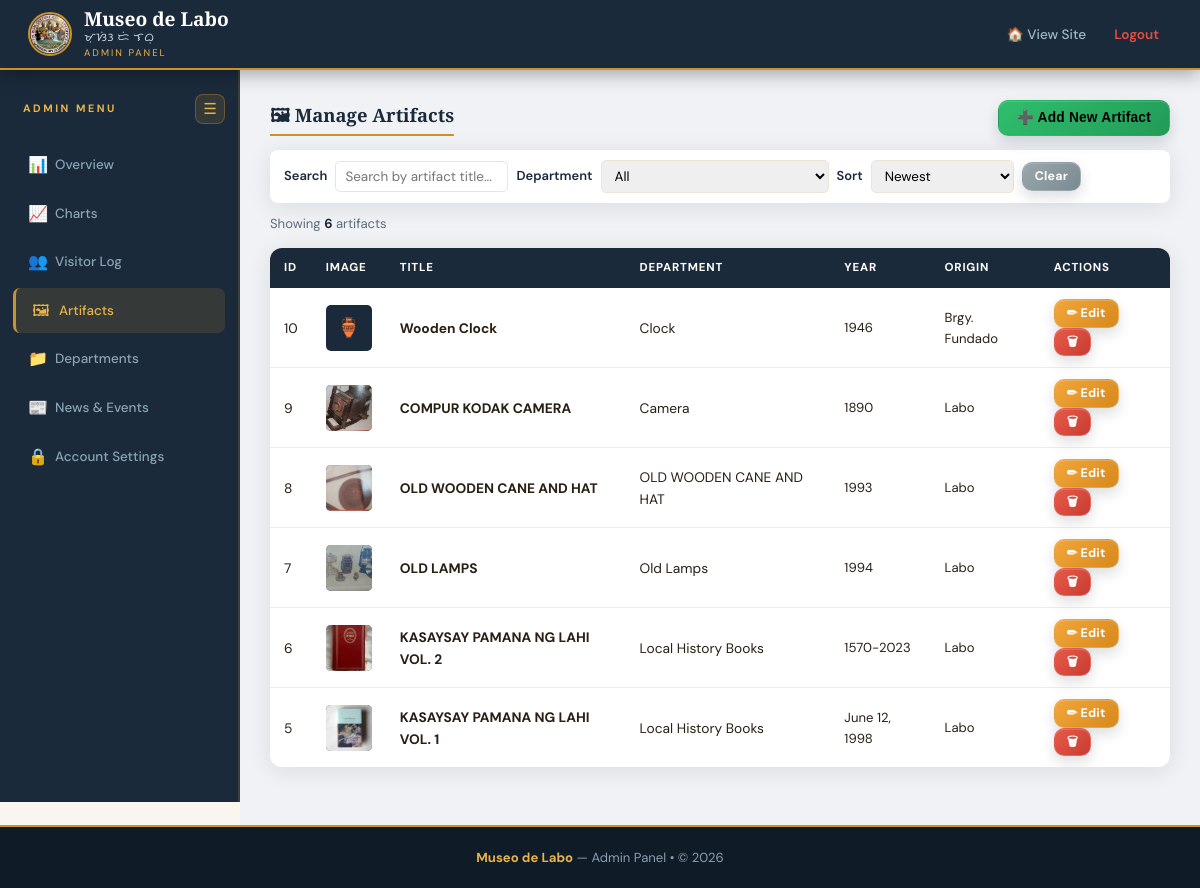
Page /admin/artifacts.php (signed in) on the committed database.
### tables this page shows
CREATE TABLE `exhibits` (
  `id` int(11) NOT NULL,
  `title` varchar(300) NOT NULL,
  `description` text DEFAULT NULL,
  `category_id` int(11) DEFAULT NULL,
  `image_path` varchar(300) DEFAULT NULL,
  `donated_by` varchar(200) DEFAULT NULL,
  `artifact_year` varchar(100) DEFAULT NULL,
  `origin` varchar(200) DEFAULT NULL,
  `created_at` timestamp NOT NULL DEFAULT current_timestamp()
);

CREATE TABLE `categories` (
  `id` int(11) NOT NULL,
  `name` varchar(200) NOT NULL,
  `image_path` varchar(300) DEFAULT NULL,
  `description` text DEFAULT NULL,
  `created_at` timestamp NOT NULL DEFAULT current_timestamp()
);

### includes/db.php (called while the page is built, shortened)
<?php
function getDB(): PDO {
    static $pdo = null;
    if ($pdo === null) {
        $dsn = "mysql:host=" . DB_HOST . ";dbname=" . DB_NAME . ";charset=" . DB_CHARSET;
        $options = [
            PDO::ATTR_ERRMODE            => PDO::ERRMODE_EXCEPTION,
            PDO::ATTR_DEFAULT_FETCH_MODE => PDO::FETCH_ASSOC,
            PDO::ATTR_EMULATE_PREPARES   => false,
        ];
        try {
            $pdo = new PDO($dsn, DB_USER, DB_PASS, $options);
            try {
                $pdo->exec("ALTER TABLE news_events ADD COLUMN is_archived TINYINT(1) NOT NULL DEFAULT 0");
            } catch (PDOException $e) {
            }
        } catch (PDOException $e) {
            die('<div style="font-family:sans-serif;padding:40px;text-align:center;">
                <h2 style="color:#c0392b">Database Connection Failed</h2>
                <p>Please check your database settings in <code>includes/db.php</code></p>
                <p style="color:#888;font-size:.9rem">Error: ' . htmlspecialchars($e->getMessage()) . '</p>
            </div>');
        }
    }
    return $pdo;
}
function dbQuery(string $sql, array $params = []): array {
    $stmt = getDB()->prepare($sql);
    $stmt->execute($params);
    return $stmt->fetchAll();
}

### admin/artifacts.php (the view, shortened to what this page needs)
<?php
require_once '../includes/db.php';
$search = trim($_GET['q'] ?? '');
$deptId = (int)($_GET['dept'] ?? 0);
$sort   = $_GET['sort'] ?? 'newest';
$sortMap = [
  'newest'    => 'e.id DESC',
  'oldest'    => 'e.id ASC',
  'title_asc' => 'e.title ASC',
  'title_desc'=> 'e.title DESC',
  'year_desc' => 'e.artifact_year DESC',
  'year_asc'  => 'e.artifact_year ASC',
  'dept_asc'  => 'c.name ASC, e.title ASC'
];
$params = [];
$sql = "SELECT e.*,c.name as cat_name FROM exhibits e LEFT JOIN categories c ON e.category_id=c.id WHERE 1=1";
$sql .= " ORDER BY " . $sortMap[$sort];
$exhibits = dbQuery($sql, $params);
$resultCount = count($exhibits);
$isFiltered = ($search !== '' || $deptId > 0);
require_once 'admin_header.php';
?>
<div class="adm-layout">
  <?php require_once 'sidebar.php'; ?>
  <main class="adm-main">
    <div style="display:flex;justify-content:space-between;align-items:center;margin-bottom:14px;flex-wrap:wrap;gap:10px">
      <h3 class="adm-sec-title" style="margin:0">&#128444; Manage Artifacts</h3>
      <button class="toggle-btn bg-green" onclick="togglePanel('addArtForm')">&#10133; Add New Artifact</button>
    </div>
    <form method="GET" action="artifacts.php" class="mbar">
      <label for="artQ">Search</label>
      <input id="artQ" type="text" name="q" class="mi" placeholder="Search by artifact title..." value="<?= htmlspecialchars($search) ?>" autocomplete="off" oninput="adminDebounceSubmit(this.form, 700)">
      <label for="artDept">Department</label>
      <select id="artDept" name="dept" class="mi" onchange="this.form.submit()">
        <option value="0">All</option>
      </select>
      <label for="artSort">Sort</label>
      <select id="artSort" name="sort" class="mi" onchange="this.form.submit()">
        <option value="newest" <?= $sort==='newest'?'selected':'' ?>>Newest</option>
      </select>
      <a href="artifacts.php" class="btn-clf" style="text-decoration:none;display:inline-flex;align-items:center">Clear</a>
    </form>
    <div class="result-meta">
      Showing <strong><?= $resultCount ?></strong> artifact<?= $resultCount!==1?'s':'' ?><?= $isFiltered ? ' (filtered)' : '' ?>
    </div>
    <div class="tbl-wrap">
      <table class="adm-tbl">
        <thead><tr><th>ID</th><th>Image</th><th>Title</th><th>Department</th><th>Year</th><th>Origin</th><th>Actions</th></tr></thead>
        <tbody>
          <?php if (empty($exhibits)): ?>
            <tr><td colspan="7" style="text-align:center;padding:20px;color:#888">No artifacts found.</td></tr>
          <?php else: foreach ($exhibits as $ex): ?>
            <tr>
              <td><?= $ex['id'] ?></td>
              <td>
                <?php if ($ex['image_path'] && file_exists('../uploads/'.$ex['image_path'])): ?>
                  <img src="../uploads/<?= htmlspecialchars($ex['image_path']) ?>" class="tbl-img">
                <?php else: ?>
                  <div class="tbl-img" style="background:#1b2a3b;display:flex;align-items:center;justify-content:center;color:#fff;font-size:1.2rem">&#127994;</div>
                <?php endif; ?>
              </td>
              <td><strong><?= htmlspecialchars($ex['title']) ?></strong></td>
              <td><?= htmlspecialchars($ex['cat_name'] ?? '—') ?></td>
              <td style="font-size:.82rem"><?= htmlspecialchars($ex['artifact_year'] ?? '—') ?></td>
              <td style="font-size:.82rem"><?= htmlspecialchars($ex['origin'] ?? '—') ?></td>
              <td>
                <a href="artifacts.php?edit=<?= $ex['id'] ?>" class="btn-edit">&#9999; Edit</a>
                <a href="artifacts.php?delete=<?= $ex['id'] ?>" class="btn-del" onclick="return confirm('Delete this artifact?')">&#128465;</a>
              </td>
            </tr>
          <?php endforeach; endif; ?>
        </tbody>
      </table>
    </div>
  </main>
</div>
<?php require_once 'admin_footer.php'; ?>

### assets/css/style.css (style rules this page uses)
:root { --navy: #1b2a3b; --navy2: #243447; --navy3: #0f1c28; --gold: #c9922a; --gold2: #e8b44a; --gold3: #f5d07a; --ivory: #faf6ef; --ivory2: #f2ece0; --cream: #ede5d4; --text: #2a1f14; --text2: #5a4a38; --text3: #8a7a68; --red: #c0392b; --green: #1e7e4f; --blue: #2171b5; --purple: #6a3e9a; --shadow: 0 4px 24px rgba(27,42,59,.10); --shadow2:0 12px 48px rgba(27,42,59,.18); }
*,*::before,*::after { box-sizing:border-box; margin:0; padding:0; }
html { scroll-behavior:smooth; }
body { font-family:'DM Sans',sans-serif; background:var(--ivory); color:var(--text); line-height:1.6; }
img { max-width:100%; display:block; }
a { text-decoration:none; color:inherit; }
.float-reveal { opacity:0; transform:translateY(28px) scale(.975); filter:blur(2px); transition:opacity .78s ease, transform .78s cubic-bezier(.22,.61,.36,1), filter .78s ease; will-change:opacity, transform; }
.float-reveal.is-visible { opacity:1; transform:translateY(0) scale(1); filter:blur(0); }

### assets/css/admin.css (style rules this page uses)
.adm-layout { display:flex; min-height:calc(100vh - 68px); }
.adm-main { flex:1; background:#f0f2f5; padding:30px; box-sizing:border-box; min-width:0; }
.adm-sec-title { font-family:'Playfair Display',serif; color:var(--navy); font-size:1.15rem; border-bottom:2px solid var(--gold); display:inline-block; padding-bottom:4px; margin-bottom:14px; }
.tbl-wrap { background:#fff; border-radius:12px; box-shadow:var(--shadow); overflow-x:auto; margin-bottom:28px; }
.adm-tbl { width:100%; border-collapse:collapse; min-width:540px; }
.adm-tbl th { background:var(--navy); color:#fff; padding:11px 14px; text-align:left; font-size:.72rem; text-transform:uppercase; letter-spacing:.8px; }
.adm-tbl td { padding:11px 14px; border-bottom:1px solid var(--ivory2); color:var(--text); font-size:.86rem; vertical-align:middle; }
.adm-tbl tr:last-child td { border-bottom:none; }
.tbl-img { width:46px; height:46px; object-fit:cover; border-radius:5px; display:block; background:var(--navy); }
.toggle-btn, .btn-save, .btn-cancel-f, .btn-edit, .btn-del, .btn-filt, .btn-exp, .btn-clf, .adm-main .btn-navy { display:inline-flex; align-items:center; justify-content:center; gap:6px; border-radius:10px; border:1px solid transparent; font-weight:700; text-decoration:none; cursor:pointer; letter-spacing:.2px; line-height:1; transition:transform .2s ease, box-shadow .2s ease, filter .2s ease, border-color .2s ease; box-shadow:0 6px 14px rgba(8,24,39,.14), inset 0 1px 0 rgba(255,255,255,.15); }
.toggle-btn, .btn-save, .btn-cancel-f, .adm-main .btn-navy { padding:10px 18px; font-size:.86rem; }
.btn-edit, .btn-del, .btn-filt, .btn-exp, .btn-clf { padding:7px 12px; font-size:.78rem; }
.btn-cancel-f, .btn-clf { background:linear-gradient(135deg,#9aa7ad,#7b8a92); color:#fff; border-color:rgba(255,255,255,.12); font-family:'DM Sans',sans-serif; }
.btn-edit { background:linear-gradient(135deg,#f2a63a,#d7891d); color:#fff; border-color:rgba(255,255,255,.14); margin-right:4px; }
.btn-del { background:linear-gradient(135deg,#e85a49,#c83d32); color:#fff; border-color:rgba(255,255,255,.14); }
.bg-green { background:linear-gradient(135deg,#2fbe6d,#229b57); }
.mbar { display:flex; gap:8px; align-items:center; flex-wrap:wrap; background:#fff; padding:10px 14px; border-radius:8px; box-shadow:var(--shadow); margin-bottom:14px; }
.mbar label { font-size:.81rem; font-weight:600; color:var(--navy); }
.mi { padding:6px 9px; border:1.5px solid var(--cream); border-radius:5px; font-family:'DM Sans',sans-serif; font-size:.84rem; }
.result-meta { margin:-4px 0 14px; font-size:.82rem; color:#5d6d7a; }
.result-meta strong { color:var(--navy); }

### rows in the picture
exhibits: id "10", title "Wooden Clock", category.name "Clock", artifact_year "1946", origin "Brgy. Fundado"
exhibits: id "9", image_path (picture), title "COMPUR KODAK CAMERA", category.name "Camera", artifact_year "1890", origin "Labo"
exhibits: id "8", image_path (picture), title "OLD WOODEN CANE AND HAT", category.name "OLD WOODEN CANE AND HAT", artifact_year "1993", origin "Labo"
exhibits: id "7", image_path (picture), title "OLD LAMPS", category.name "Old Lamps", artifact_year "1994", origin "Labo"
exhibits: id "6", image_path (picture), title "KASAYSAY PAMANA NG LAHI VOL. 2", category.name "Local History Books", artifact_year "1570-2023", origin "Labo"
exhibits: id "5", image_path (picture), title "KASAYSAY PAMANA NG LAHI VOL. 1", category.name "Local History Books", artifact_year "June 12, 1998", origin "Labo"

### other values in the picture
SITE_NAME "Museo de Labo"
$resultCount "6"
